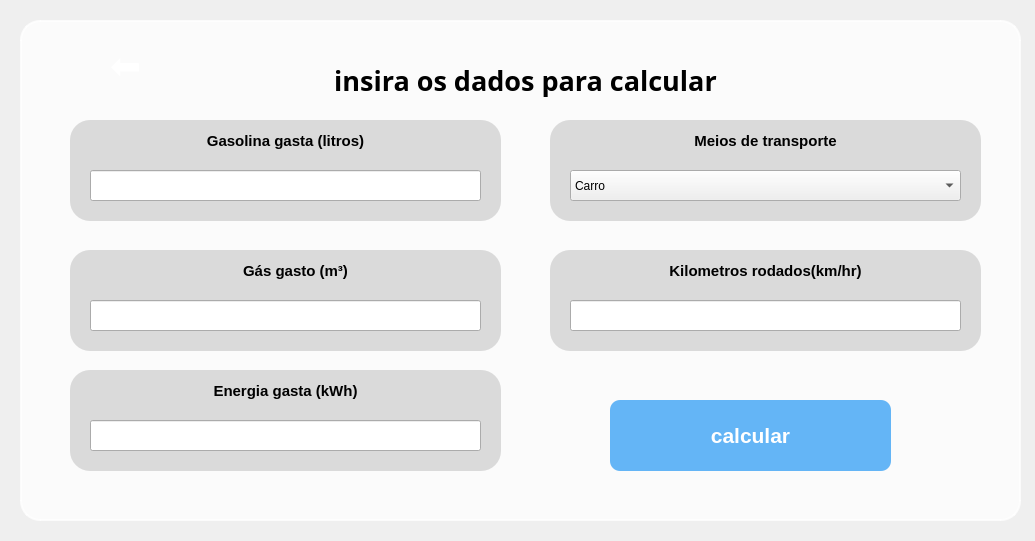
<?xml version="1.0" encoding="UTF-8"?>
<ui version="4.0">
 <class>MainWindow</class>
 <widget class="QMainWindow" name="MainWindow">
  <property name="geometry">
   <rect>
    <x>0</x>
    <y>0</y>
    <width>1035</width>
    <height>541</height>
   </rect>
  </property>
  <property name="windowTitle">
   <string>MainWindow</string>
  </property>
  <widget class="QWidget" name="centralwidget">
   <widget class="QLabel" name="label">
    <property name="geometry">
     <rect>
      <x>0</x>
      <y>0</y>
      <width>1141</width>
      <height>551</height>
     </rect>
    </property>
    <property name="text">
     <string/>
    </property>
    <property name="pixmap">
     <pixmap>imagens/fundo2.png</pixmap>
    </property>
    <property name="scaledContents">
     <bool>true</bool>
    </property>
   </widget>
   <widget class="QLabel" name="label_6">
    <property name="geometry">
     <rect>
      <x>20</x>
      <y>20</y>
      <width>1001</width>
      <height>501</height>
     </rect>
    </property>
    <property name="styleSheet">
     <string notr="true">QWidget {
    background-color: rgba(255, 255, 255, 191); /* branco com 75% de opacidade */
    border: 2px solid rgba(255, 255, 255, 191); /* borda branca com 75% de opacidade */
    border-radius: 20px; /* borda arredondada */
}</string>
    </property>
    <property name="text">
     <string/>
    </property>
    <property name="margin">
     <number>102</number>
    </property>
   </widget>
   <widget class="QComboBox" name="comboBox">
    <property name="geometry">
     <rect>
      <x>580</x>
      <y>160</y>
      <width>381</width>
      <height>41</height>
     </rect>
    </property>
   </widget>
   <widget class="QLabel" name="label_2">
    <property name="geometry">
     <rect>
      <x>70</x>
      <y>380</y>
      <width>431</width>
      <height>21</height>
     </rect>
    </property>
    <property name="font">
     <font>
      <family>Arial</family>
      <pointsize>11</pointsize>
      <weight>75</weight>
      <bold>true</bold>
     </font>
    </property>
    <property name="text">
     <string>Energia gasta (kWh)</string>
    </property>
    <property name="alignment">
     <set>Qt::AlignCenter</set>
    </property>
   </widget>
   <widget class="QLabel" name="label_3">
    <property name="geometry">
     <rect>
      <x>70</x>
      <y>370</y>
      <width>431</width>
      <height>101</height>
     </rect>
    </property>
    <property name="styleSheet">
     <string notr="true">border-radius: 20px; 
 background-color:rgb(218, 218, 218);
</string>
    </property>
    <property name="text">
     <string/>
    </property>
   </widget>
   <widget class="QLabel" name="label_4">
    <property name="geometry">
     <rect>
      <x>70</x>
      <y>120</y>
      <width>431</width>
      <height>101</height>
     </rect>
    </property>
    <property name="styleSheet">
     <string notr="true">border-radius: 20px; 
 background-color:rgb(218, 218, 218);
</string>
    </property>
    <property name="text">
     <string/>
    </property>
   </widget>
   <widget class="QLabel" name="label_5">
    <property name="geometry">
     <rect>
      <x>70</x>
      <y>130</y>
      <width>431</width>
      <height>21</height>
     </rect>
    </property>
    <property name="font">
     <font>
      <family>Arial</family>
      <pointsize>11</pointsize>
      <weight>75</weight>
      <bold>true</bold>
     </font>
    </property>
    <property name="text">
     <string>Gasolina gasta (litros)</string>
    </property>
    <property name="alignment">
     <set>Qt::AlignCenter</set>
    </property>
   </widget>
   <widget class="QLabel" name="label_7">
    <property name="geometry">
     <rect>
      <x>80</x>
      <y>260</y>
      <width>431</width>
      <height>21</height>
     </rect>
    </property>
    <property name="font">
     <font>
      <family>Arial</family>
      <pointsize>11</pointsize>
      <weight>75</weight>
      <bold>true</bold>
     </font>
    </property>
    <property name="text">
     <string>Gás gasto (m³)</string>
    </property>
    <property name="alignment">
     <set>Qt::AlignCenter</set>
    </property>
   </widget>
   <widget class="QLabel" name="label_8">
    <property name="geometry">
     <rect>
      <x>70</x>
      <y>250</y>
      <width>431</width>
      <height>101</height>
     </rect>
    </property>
    <property name="styleSheet">
     <string notr="true">border-radius: 20px; 
 background-color:rgb(218, 218, 218);
</string>
    </property>
    <property name="text">
     <string/>
    </property>
   </widget>
   <widget class="QLabel" name="label_9">
    <property name="geometry">
     <rect>
      <x>550</x>
      <y>120</y>
      <width>431</width>
      <height>101</height>
     </rect>
    </property>
    <property name="styleSheet">
     <string notr="true">border-radius: 20px; 
 background-color:rgb(218, 218, 218);
</string>
    </property>
    <property name="text">
     <string/>
    </property>
   </widget>
   <widget class="QLabel" name="label_10">
    <property name="geometry">
     <rect>
      <x>550</x>
      <y>130</y>
      <width>431</width>
      <height>21</height>
     </rect>
    </property>
    <property name="font">
     <font>
      <family>Arial</family>
      <pointsize>11</pointsize>
      <weight>75</weight>
      <bold>true</bold>
     </font>
    </property>
    <property name="text">
     <string>Meios de transporte</string>
    </property>
    <property name="alignment">
     <set>Qt::AlignCenter</set>
    </property>
   </widget>
   <widget class="QLabel" name="label_11">
    <property name="geometry">
     <rect>
      <x>550</x>
      <y>250</y>
      <width>431</width>
      <height>101</height>
     </rect>
    </property>
    <property name="styleSheet">
     <string notr="true">border-radius: 20px; 
 background-color:rgb(218, 218, 218);
</string>
    </property>
    <property name="text">
     <string/>
    </property>
   </widget>
   <widget class="QLabel" name="label_12">
    <property name="geometry">
     <rect>
      <x>550</x>
      <y>260</y>
      <width>431</width>
      <height>21</height>
     </rect>
    </property>
    <property name="font">
     <font>
      <family>Arial</family>
      <pointsize>11</pointsize>
      <weight>75</weight>
      <bold>true</bold>
     </font>
    </property>
    <property name="text">
     <string>Kilometros rodados(km/hr)</string>
    </property>
    <property name="alignment">
     <set>Qt::AlignCenter</set>
    </property>
   </widget>
   <widget class="QPushButton" name="pushButton_calcular">
    <property name="geometry">
     <rect>
      <x>610</x>
      <y>400</y>
      <width>281</width>
      <height>71</height>
     </rect>
    </property>
    <property name="font">
     <font>
      <pointsize>16</pointsize>
      <weight>75</weight>
      <bold>true</bold>
     </font>
    </property>
    <property name="styleSheet">
     <string notr="true">QPushButton {
    background-color: rgb(100, 181, 246); /* azul claro */
    color: white;
    border: none;
    border-radius: 10px;
    padding: 10px;
}
QPushButton:hover {
    background-color: rgb(66, 165, 245); /* azul médio no hover */
}
QPushButton:pressed {
    background-color: rgb(33, 150, 243); /* azul mais escuro no clique */
}
</string>
    </property>
    <property name="text">
     <string>calcular</string>
    </property>
    <property name="shortcut">
     <string/>
    </property>
   </widget>
   <widget class="QLineEdit" name="lineEdit_gasolina">
    <property name="geometry">
     <rect>
      <x>90</x>
      <y>170</y>
      <width>391</width>
      <height>31</height>
     </rect>
    </property>
   </widget>
   <widget class="QLineEdit" name="lineEdit_gas">
    <property name="geometry">
     <rect>
      <x>90</x>
      <y>300</y>
      <width>391</width>
      <height>31</height>
     </rect>
    </property>
   </widget>
   <widget class="QLineEdit" name="lineEdit_energia">
    <property name="geometry">
     <rect>
      <x>90</x>
      <y>420</y>
      <width>391</width>
      <height>31</height>
     </rect>
    </property>
   </widget>
   <widget class="QLineEdit" name="lineEdit_km">
    <property name="geometry">
     <rect>
      <x>570</x>
      <y>300</y>
      <width>391</width>
      <height>31</height>
     </rect>
    </property>
   </widget>
   <widget class="QComboBox" name="comboBox_transporte">
    <property name="geometry">
     <rect>
      <x>570</x>
      <y>170</y>
      <width>391</width>
      <height>31</height>
     </rect>
    </property>
    <item>
     <property name="text">
      <string>Carro</string>
     </property>
    </item>
    <item>
     <property name="text">
      <string>Moto</string>
     </property>
    </item>
    <item>
     <property name="text">
      <string>Onibus</string>
     </property>
    </item>
   </widget>
   <widget class="QPushButton" name="pushButton_voltar">
    <property name="geometry">
     <rect>
      <x>90</x>
      <y>30</y>
      <width>71</width>
      <height>71</height>
     </rect>
    </property>
    <property name="font">
     <font>
      <pointsize>28</pointsize>
     </font>
    </property>
    <property name="styleSheet">
     <string notr="true">QPushButton {
    background-color: transparent;
    color: white;
    border: none;
    border-radius: 20px;
    padding: 10px;
}
QPushButton:hover {
    background-color: rgba(255, 255, 255, 30); /* leve brilho no hover */
}
QPushButton:pressed {
    background-color: rgba(255, 255, 255, 60); /* leve brilho no clique */
}
</string>
    </property>
    <property name="text">
     <string>⬅️</string>
    </property>
   </widget>
   <widget class="QLabel" name="label_13">
    <property name="geometry">
     <rect>
      <x>280</x>
      <y>10</y>
      <width>491</width>
      <height>141</height>
     </rect>
    </property>
    <property name="font">
     <font>
      <family>Segoe UI Black</family>
      <pointsize>20</pointsize>
      <weight>75</weight>
      <bold>true</bold>
     </font>
    </property>
    <property name="styleSheet">
     <string notr="true"/>
    </property>
    <property name="text">
     <string>insira os dados para calcular</string>
    </property>
    <property name="alignment">
     <set>Qt::AlignCenter</set>
    </property>
    <property name="wordWrap">
     <bool>true</bool>
    </property>
   </widget>
   <zorder>label</zorder>
   <zorder>label_6</zorder>
   <zorder>label_3</zorder>
   <zorder>comboBox</zorder>
   <zorder>label_2</zorder>
   <zorder>label_4</zorder>
   <zorder>label_5</zorder>
   <zorder>label_8</zorder>
   <zorder>label_7</zorder>
   <zorder>label_9</zorder>
   <zorder>label_10</zorder>
   <zorder>label_11</zorder>
   <zorder>label_12</zorder>
   <zorder>pushButton_calcular</zorder>
   <zorder>lineEdit_gasolina</zorder>
   <zorder>lineEdit_gas</zorder>
   <zorder>lineEdit_energia</zorder>
   <zorder>lineEdit_km</zorder>
   <zorder>comboBox_transporte</zorder>
   <zorder>pushButton_voltar</zorder>
   <zorder>label_13</zorder>
  </widget>
 </widget>
 <resources/>
 <connections/>
</ui>
